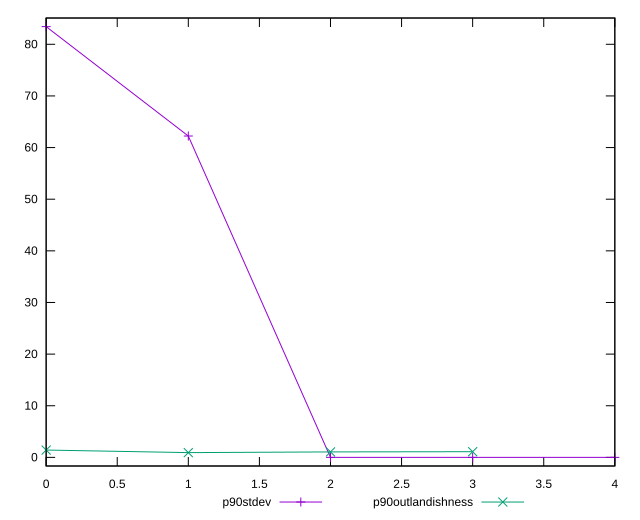

This figure's gnuplot source:
reset

$p90Stdev <<EOF
0 83.4209980466961
1 62.23468017120804
2 0
3 0
4 0
EOF

$p90Outlandishness <<EOF
0 1.4202069681170777
1 0.9239429506246282
2 1.0609
3 1.1025
EOF

set key outside below
set xrange [0:4]
set yrange [-1.668419960933922:85.08941800763002]
set trange [-1.668419960933922:85.08941800763002]
set terminal svg size 640, 520 enhanced background rgb 'white'
set output "report_00009_2021-02-08T22-37-41.559Z/unused-css-rules/progression/stddev.svg"

plot $p90Stdev title "p90stdev" with linespoints, \
     $p90Outlandishness title "p90outlandishness" with linespoints

reset
